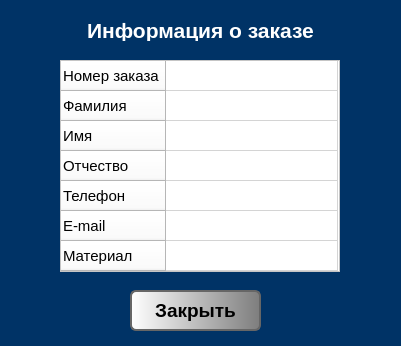
<?xml version="1.0" encoding="UTF-8"?>
<ui version="4.0">
 <class>more_order_info</class>
 <widget class="QWidget" name="more_order_info">
  <property name="geometry">
   <rect>
    <x>0</x>
    <y>0</y>
    <width>401</width>
    <height>346</height>
   </rect>
  </property>
  <property name="minimumSize">
   <size>
    <width>401</width>
    <height>346</height>
   </size>
  </property>
  <property name="maximumSize">
   <size>
    <width>401</width>
    <height>346</height>
   </size>
  </property>
  <property name="windowTitle">
   <string>Form</string>
  </property>
  <property name="styleSheet">
   <string notr="true">background-color: rgb(0, 51, 102);</string>
  </property>
  <widget class="QTableWidget" name="order_info_table">
   <property name="geometry">
    <rect>
     <x>60</x>
     <y>60</y>
     <width>280</width>
     <height>212</height>
    </rect>
   </property>
   <property name="styleSheet">
    <string notr="true">background-color: rgb(255, 255, 255);</string>
   </property>
   <property name="columnCount">
    <number>1</number>
   </property>
   <attribute name="horizontalHeaderVisible">
    <bool>false</bool>
   </attribute>
   <attribute name="horizontalHeaderDefaultSectionSize">
    <number>172</number>
   </attribute>
   <row>
    <property name="text">
     <string>Номер заказа</string>
    </property>
    <property name="font">
     <font>
      <family>Arial</family>
      <pointsize>11</pointsize>
     </font>
    </property>
   </row>
   <row>
    <property name="text">
     <string>Фамилия</string>
    </property>
    <property name="font">
     <font>
      <family>Arial</family>
      <pointsize>11</pointsize>
     </font>
    </property>
   </row>
   <row>
    <property name="text">
     <string>Имя</string>
    </property>
    <property name="font">
     <font>
      <family>Arial</family>
      <pointsize>11</pointsize>
     </font>
    </property>
   </row>
   <row>
    <property name="text">
     <string>Отчество</string>
    </property>
    <property name="font">
     <font>
      <family>Arial</family>
      <pointsize>11</pointsize>
     </font>
    </property>
   </row>
   <row>
    <property name="text">
     <string>Телефон</string>
    </property>
    <property name="font">
     <font>
      <family>Arial</family>
      <pointsize>11</pointsize>
     </font>
    </property>
   </row>
   <row>
    <property name="text">
     <string>E-mail</string>
    </property>
    <property name="font">
     <font>
      <family>Arial</family>
      <pointsize>11</pointsize>
     </font>
    </property>
   </row>
   <row>
    <property name="text">
     <string>Материал</string>
    </property>
    <property name="font">
     <font>
      <family>Arial</family>
      <pointsize>11</pointsize>
     </font>
    </property>
   </row>
   <column>
    <property name="text">
     <string/>
    </property>
   </column>
   <item row="0" column="0">
    <property name="text">
     <string/>
    </property>
    <property name="font">
     <font>
      <family>Arial</family>
      <pointsize>11</pointsize>
     </font>
    </property>
   </item>
   <item row="1" column="0">
    <property name="text">
     <string/>
    </property>
    <property name="font">
     <font>
      <family>Arial</family>
      <pointsize>11</pointsize>
     </font>
    </property>
   </item>
   <item row="2" column="0">
    <property name="text">
     <string/>
    </property>
    <property name="font">
     <font>
      <family>Arial</family>
      <pointsize>11</pointsize>
     </font>
    </property>
   </item>
   <item row="3" column="0">
    <property name="text">
     <string/>
    </property>
    <property name="font">
     <font>
      <family>Arial</family>
      <pointsize>11</pointsize>
     </font>
    </property>
   </item>
   <item row="6" column="0">
    <property name="text">
     <string/>
    </property>
    <property name="font">
     <font>
      <family>Arial</family>
      <pointsize>11</pointsize>
     </font>
    </property>
   </item>
  </widget>
  <widget class="QPushButton" name="close_button">
   <property name="enabled">
    <bool>true</bool>
   </property>
   <property name="geometry">
    <rect>
     <x>130</x>
     <y>290</y>
     <width>131</width>
     <height>41</height>
    </rect>
   </property>
   <property name="font">
    <font>
     <family>Arial</family>
     <pointsize>14</pointsize>
     <weight>75</weight>
     <bold>true</bold>
    </font>
   </property>
   <property name="styleSheet">
    <string notr="true">background-color: qlineargradient(spread:pad, x1:0, y1:0, x2:1, y2:0, stop:0 rgba(255, 255, 255, 255), stop:1 rgba(125,125,125,1));
border-color: rgb(102, 102, 102);
border: 2px solid rgb(102, 102, 102);
border-radius: 6px;
</string>
   </property>
   <property name="text">
    <string>Закрыть</string>
   </property>
  </widget>
  <widget class="QLabel" name="info_about_order_label">
   <property name="geometry">
    <rect>
     <x>0</x>
     <y>20</y>
     <width>401</width>
     <height>21</height>
    </rect>
   </property>
   <property name="font">
    <font>
     <family>Arial</family>
     <pointsize>16</pointsize>
     <weight>75</weight>
     <bold>true</bold>
    </font>
   </property>
   <property name="styleSheet">
    <string notr="true">color: rgb(255, 255, 255);</string>
   </property>
   <property name="text">
    <string>Информация о заказе</string>
   </property>
   <property name="alignment">
    <set>Qt::AlignCenter</set>
   </property>
  </widget>
 </widget>
 <resources/>
 <connections/>
</ui>
